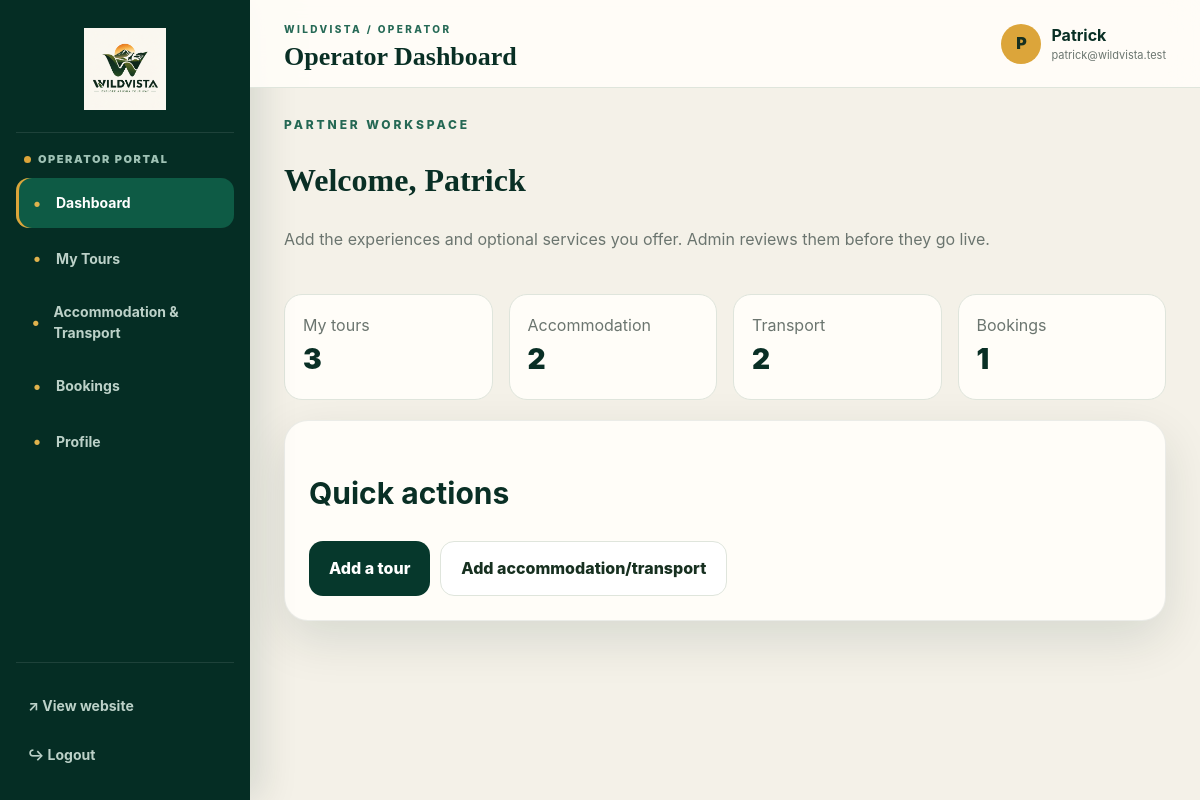
Page /operator/index.php (signed in) on the committed database.
### tables this page shows
CREATE TABLE users (
 id INT AUTO_INCREMENT PRIMARY KEY,
 name VARCHAR(120) NOT NULL,
 email VARCHAR(190) NOT NULL UNIQUE,
 phone VARCHAR(40) NULL,
 password_hash VARCHAR(255) NOT NULL,
 role ENUM('admin','operator','customer') NOT NULL DEFAULT 'customer',
 status ENUM('active','pending','suspended') NOT NULL DEFAULT 'active',
 created_at DATETIME NOT NULL DEFAULT CURRENT_TIMESTAMP
);

### app/core/functions.php (called while the page is built, shortened)
<?php
require_once __DIR__ . '/../config/config.php';
function e(?string $v): string { return htmlspecialchars($v ?? '', ENT_QUOTES, 'UTF-8'); }
function url(string $path=''): string { return rtrim(BASE_PATH, '/') . '/' . ltrim($path, '/'); }
function current_user(): ?array {
    static $u;
    if ($u) return $u;
    $id = (int)$_SESSION['user_id'];
    $st = db()->prepare('SELECT * FROM users WHERE id=? LIMIT 1'); $st->bind_param('i',$id); $st->execute(); $u=$st->get_result()->fetch_assoc();
    return $u ?: null;
}
function require_role(array $roles): array { $u=current_user(); if(!$u) redirect('login.php'); if(($u['status']??'suspended')!=='active'||!in_array($u['role'],$roles,true)) { logout_user(); redirect('index.php'); } return $u; }
function query(string $sql, string $types='', array $params=[]): mysqli_result|bool { $st=db()->prepare($sql); if($types){$refs=[];foreach($params as $k=>$_){$refs[$k]=&$params[$k];}array_unshift($refs,$types);$st->bind_param(...$refs);} $st->execute(); return $st->get_result(); }

### app/config/config.php (called while the page is built, shortened)
<?php
function db(): mysqli {
    static $db;
    if ($db instanceof mysqli) return $db;
    $db = new mysqli(DB_HOST, DB_USER, DB_PASS, DB_NAME);
    $db->set_charset('utf8mb4');
    return $db;
}

### operator/index.php (the view, shortened to what this page needs)
<?php require_once __DIR__.'/../app/core/bootstrap.php';$u=require_role(['operator']);$action=$_POST['action']??'';
$tab=$_GET['tab']??'overview';$dest=query("SELECT * FROM destinations WHERE status='active' ORDER BY name")->fetch_all(MYSQLI_ASSOC);$tours=query("SELECT * FROM tours WHERE operator_id=? ORDER BY id DESC",'i',[$u['id']])->fetch_all(MYSQLI_ASSOC);$acc=query("SELECT * FROM accommodations WHERE operator_id=? ORDER BY id DESC",'i',[$u['id']])->fetch_all(MYSQLI_ASSOC);$trs=query("SELECT * FROM transports WHERE operator_id=? ORDER BY id DESC",'i',[$u['id']])->fetch_all(MYSQLI_ASSOC);$acts=query("SELECT * FROM activities WHERE operator_id=? ORDER BY id DESC",'i',[$u['id']])->fetch_all(MYSQLI_ASSOC);$b=query("SELECT b.*,t.title tour FROM bookings b JOIN tours t ON t.id=b.tour_id WHERE t.operator_id=? ORDER BY b.id DESC",'i',[$u['id']])->fetch_all(MYSQLI_ASSOC);$title=['overview'=>'Operator Dashboard','tours'=>'My Tours','services'=>'Accommodation & Transport','bookings'=>'Bookings','profile'=>'Operator Profile'][$tab]??'Operator Portal';require __DIR__.'/../app/views/portal_header.php';
?>
<?php if($tab==='overview'): ?><div class="section-head"><div><div class="eyebrow" style="color:var(--green)">Partner workspace</div><h1 style="font-family:Georgia,serif">Welcome, <?=e($u['name'])?></h1><p class="muted">Add the experiences and optional services you offer. Admin reviews them before they go live.</p></div></div><div class="stats"><div class="stat"><span class="muted">My tours</span><div class="num"><?=count($tours)?></div></div><div class="stat"><span class="muted">Accommodation</span><div class="num"><?=count($acc)?></div></div><div class="stat"><span class="muted">Transport</span><div class="num"><?=count($trs)?></div></div><div class="stat"><span class="muted">Bookings</span><div class="num"><?=count($b)?></div></div></div><div class="panel" style="margin-top:20px"><h2 style="font-size:30px">Quick actions</h2><div class="actions"><a class="btn btn-dark" href="?tab=tours">Add a tour</a><a class="btn btn-light" href="?tab=services">Add accommodation/transport</a></div></div><?php endif; ?><?php require __DIR__.'/../app/views/portal_footer.php'; ?>

### app/views/portal_header.php (shortened to what this page needs)
<?php
$u=current_user();
$title=$title ?? 'Dashboard';
$role=$u['role'] ?? 'customer';
$tab=$tab ?? '';
$nav = $role==='admin' ? [
 ['overview','Dashboard','admin/index.php?tab=overview'],['bookings','Bookings','admin/index.php?tab=bookings'],['payments','Payments','admin/index.php?tab=payments'],['listings','Listings','admin/index.php?tab=listings'],['users','Users','admin/index.php?tab=users'],['content','Content','admin/index.php?tab=content'],['settings','Settings','admin/index.php?tab=settings']
] : ($role==='operator' ? [
 ['overview','Dashboard','operator/index.php?tab=overview'],['tours','My Tours','operator/index.php?tab=tours'],['services','Accommodation & Transport','operator/index.php?tab=services'],['bookings','Bookings','operator/index.php?tab=bookings'],['profile','Profile','operator/index.php?tab=profile']
] : [
 ['overview','Dashboard','customer/index.php'],['bookings','My Bookings','customer/index.php'],['profile','Profile','customer/index.php?tab=profile']
]);
?>
<!doctype html><html lang="en"><head><link rel="stylesheet" href="<?=url('assets/css/app.css')?>"></head><body class="portal-body">
<div class="portal-shell">
<aside class="portal-side">
 <a class="portal-brand" href="<?=url('index.php')?>"><img src="<?=url('assets/img/wildvista-mark.png')?>" alt="Wildvista"></a>
 <div class="portal-role"><span class="role-dot"></span><?=e(ucfirst($role))?> Portal</div>
 <nav class="portal-nav"><?php foreach($nav as $n): ?><a class="<?=($tab===$n[0] || ($role==='customer' && $n[0]==='overview' && !$tab))?'active':''?>" href="<?=url($n[2])?>"><span class="nav-icon">•</span><?=e($n[1])?></a><?php endforeach; ?></nav>
 <div class="portal-side-bottom"><a href="<?=url('index.php')?>">↗ View website</a><a href="<?=url('/logout.php')?>">↪ Logout</a></div>
</aside>
<main class="portal-main">
 <header class="portal-top"><div class="portal-top-title"><span class="mobile-menu">☰</span><div><span class="eyebrow">Wildvista / <?=e(ucfirst($role))?></span><h1><?=e($title)?></h1></div></div><div class="portal-user"><div class="avatar"><?=e(strtoupper(substr($u['name']??'W',0,1)))?></div><div><strong><?=e($u['name']??'User')?></strong><small><?=e($u['email']??'')?></small></div></div></header>
<div class="portal-content">

### assets/css/app.css (style rules this page uses)
:root { --ink:#092f25; --deep:#06382c; --green:#0f5a45; --gold:#dca53a; --cream:#f5f1e8; --paper:#fffdf8; --muted:#6b756f; --line:#dfe5dc; --danger:#b94a44; --success:#3c8b63; --shadow:0 18px 50px rgba(5,45,34,.12); --radius:24px; }
* { box-sizing:border-box; }
html { scroll-behavior:smooth; }
body { margin:0; font-family:Inter,system-ui,-apple-system,BlinkMacSystemFont,"Segoe UI",sans-serif; background:var(--cream); color:var(--ink); line-height:1.55; }
img { max-width:100%; }
a { color:inherit; }
.eyebrow { text-transform:uppercase; letter-spacing:.24em; font-size:12px; font-weight:800; opacity:.9; }
.searchbox button, .btn { border:0; cursor:pointer; border-radius:14px; padding:14px 20px; font-weight:800; background:var(--gold); color:#173020; text-decoration:none; display:inline-flex; align-items:center; justify-content:center; transition: transform .2s ease, box-shadow .2s ease; }
.section-head { display:flex; align-items:end; justify-content:space-between; gap:20px; margin-bottom:26px; }
.muted { color:var(--muted); }
.btn-dark { background:var(--deep); color:#fff; }
.btn-light { background:white; border:1px solid var(--line); }
.actions { display:flex; gap:10px; flex-wrap:wrap; }
.panel { background:var(--paper); border:1px solid rgba(9,47,37,.08); padding:24px; border-radius:24px; box-shadow:var(--shadow); }
.stats { display:grid; grid-template-columns: repeat(4,1fr); gap:16px; }
.stat { background:var(--paper); border-radius:18px; border:1px solid var(--line); padding:18px; }
.stat .num { font-size:28px; font-weight:900; }
.portal-body { background:#f4f1e8; }
.portal-shell { min-height:100vh; display:grid; grid-template-columns: 250px 1fr; }
.portal-side { position:sticky; top:0; height:100vh; background:#052d24; color:#dcebe4; padding:22px 16px; display:flex; flex-direction:column; box-shadow: 12px 0 35px rgba(5,45,36,.12); }
.portal-brand { display:flex; align-items:center; justify-content:center; gap:10px; color:#fff; text-decoration:none; font-weight:950; letter-spacing:.08em; padding:6px 8px 22px; border-bottom: 1px solid rgba(255,255,255,.1); }
.portal-brand img { width:82px; height:82px; object-fit:contain; display:block; }
.portal-role { margin:18px 8px 10px; color:#9fc2b5; font-size:11px; text-transform:uppercase; letter-spacing:.14em; font-weight:900; }
.role-dot { display:inline-block; width:7px; height:7px; border-radius:50%; background:var(--gold); margin-right:7px; }
.portal-nav { display:grid; gap:5px; }
.portal-nav a, .portal-side-bottom a { display:flex; align-items:center; gap:10px; padding:12px; border-radius:13px; color:#bcd1c8; text-decoration:none; font-size:14px; font-weight:750; transition:.2s; }
.portal-nav a:hover, .portal-nav a.active { background:#0e5b45; color:#fff; }
.portal-nav a.active { box-shadow: inset 3px 0 0 var(--gold); }
.nav-icon { width:18px; color:#e0b24d; font-size:17px; text-align:center; }
.portal-side-bottom { margin-top:auto; display:grid; gap:4px; padding-top:20px; border-top: 1px solid rgba(255,255,255,.1); }
.portal-main { min-width:0; }
.portal-top { height:88px; background: rgba(255,253,248,.92); backdrop-filter:blur(16px); border-bottom:1px solid var(--line); display:flex; align-items:center; justify-content:space-between; padding:0 34px; position:sticky; top:0; z-index:40; }
.portal-top-title { display:flex; align-items:center; gap:14px; }
.portal-top h1 { font:800 26px Georgia,serif; margin:3px 0 0; }
.portal-top .eyebrow { color:var(--green); font-size:10px; }
.portal-user { display:flex; align-items:center; gap:10px; }
.portal-user small { display:block; color:var(--muted); font-size:11px; }
.avatar { width:40px; height:40px; border-radius:50%; display:grid; place-items:center; background:var(--gold); color:#173020; font-weight:950; }
.portal-content { padding:28px 34px 60px; }

### rows in the picture
users: role "OPERATOR", name "P", name "Patrick", email "patrick@wildvista.test"

### other values in the picture
$n[1] "Dashboard"
$n[1] "My Tours"
$n[1] "Accommodation & Transport"
$n[1] "Bookings"
$n[1] "Profile"
$title "Operator Dashboard"
count($tours) "3"
count($acc) "2"
count($trs) "2"
count($b) "1"
